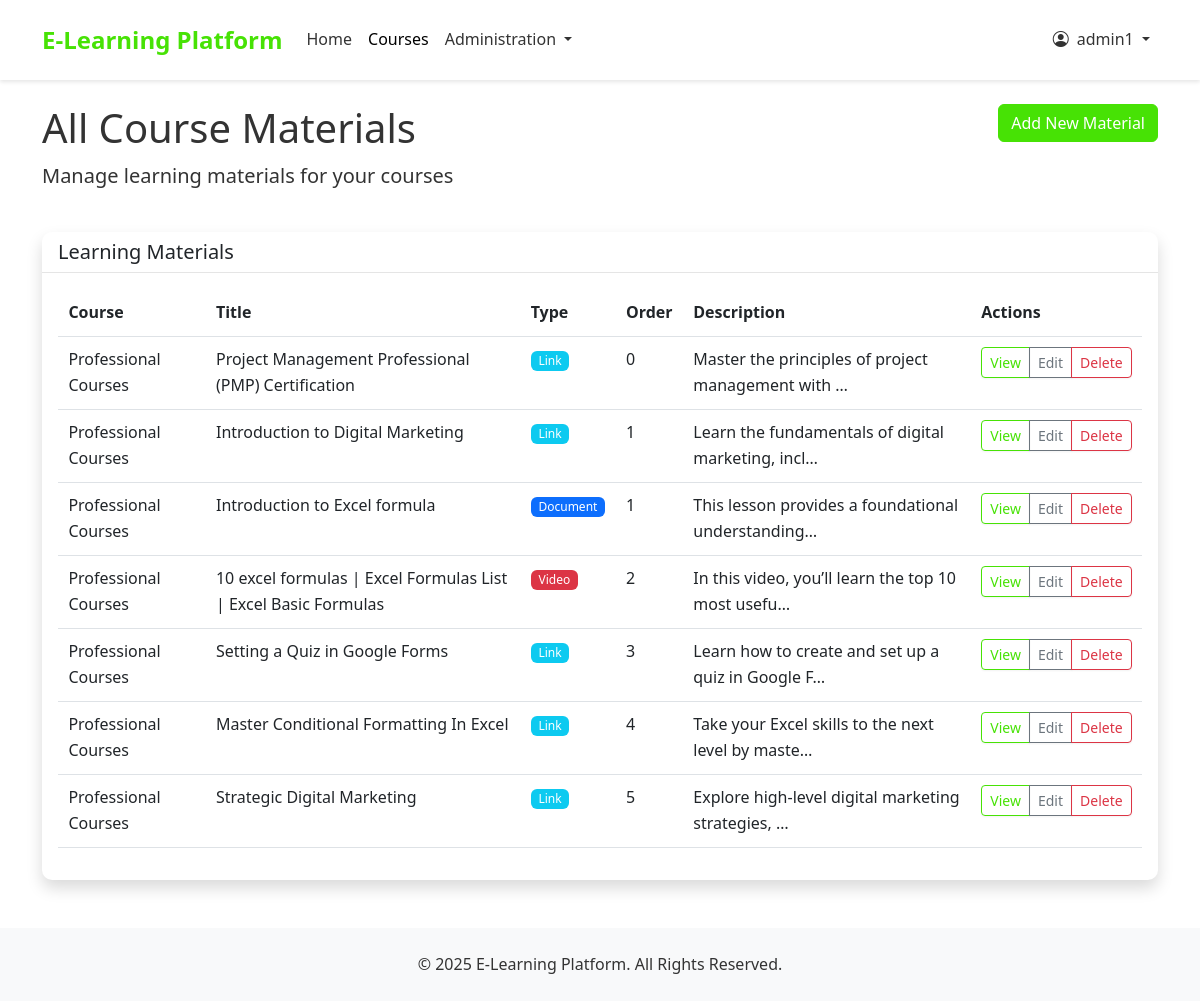
The page /courses/materials/ (signed in) on the database its author committed.
### accounts/models.py (models this page shows, shortened)
class User(AbstractUser):
    USER_TYPE_CHOICES = (
        ('student', 'Student'),
        ('teacher', 'Teacher'),
        ('admin', 'Admin'),
    )
    user_type = models.CharField(max_length=10, choices=USER_TYPE_CHOICES, default='student')
    phone_number = models.CharField(max_length=15, blank=True, null=True)
    is_active = models.BooleanField(default=True)
    created_at = models.DateTimeField(auto_now_add=True)
    updated_at = models.DateTimeField(auto_now=True)
    is_organization = models.BooleanField(default=False)
    company_name = models.CharField(max_length=255, blank=True, null=True)
    contact_person = models.CharField(max_length=255, blank=True, null=True)
    number_of_trainees = models.PositiveIntegerField(default=0)
    start_date = models.DateField(blank=True, null=True)
    end_date = models.DateField(blank=True, null=True)
    student_id = models.CharField(max_length=5, blank=True, null=True, unique=True)

### courses/models.py (models this page shows, shortened)
class CourseMaterial(models.Model):
    MATERIAL_TYPES = (
        ('document', 'Document'),
        ('video', 'Video'),
        ('image', 'Image'),
        ('link', 'External Link'),
    )
    course = models.ForeignKey(Course, on_delete=models.CASCADE, related_name='materials')
    title = models.CharField(max_length=200)
    description = models.TextField(blank=True, null=True)
    material_type = models.CharField(max_length=20, choices=MATERIAL_TYPES)
    file = models.FileField(upload_to='course_materials/', null=True, blank=True)
    external_url = models.URLField(null=True, blank=True)
    created_at = models.DateTimeField(auto_now_add=True)
    order = models.PositiveIntegerField(default=0)
    class Meta:
        ordering = ['order']

class Course(models.Model):
    title = models.CharField(max_length=200)
    slug = models.SlugField(max_length=200, unique=True, blank=True)
    description = models.TextField()
    overview = models.TextField(blank=True, null=True)
    placement_test_price = models.DecimalField(max_digits=6, decimal_places=2)
    is_active = models.BooleanField(default=True)
    created_at = models.DateTimeField(auto_now_add=True)
    updated_at = models.DateTimeField(auto_now=True)

### courses/views.py (the view, shortened to what this page needs)
# urls.py: path('materials/', views.material_list, name='material_list'),
@login_required
@user_passes_test(is_teacher_or_admin)
def material_list(request, course_id=None):
    if course_id:
        course = get_object_or_404(Course, id=course_id)
        materials = CourseMaterial.objects.filter(course=course).order_by('order', 'title')
        title = f"Materials for {course.title}"
    else:
        if request.user.is_staff or request.user.is_superuser:
            materials = CourseMaterial.objects.all().order_by('course__title', 'order', 'title')
        title = "All Course Materials"
        course = None
    context = {
        'materials': materials,
        'title': title,
        'course': course
    }
    return render(request, 'courses/material_list.html', context)

### courses/views.py (called while the page is built)
def is_teacher_or_admin(user):
    return user.user_type == 'teacher' or user.is_staff or user.is_superuser

### templates/courses/material_list.html (shortened to what this page needs)
{% extends 'base.html' %}
{% block content %}
<div class="row mb-4">
    <div class="col-md-8">
        <h1>{{ title }}</h1>
        <p class="lead">Manage learning materials for your courses</p>
    </div>
    <div class="col-md-4 text-end">
        {% if course %}
            <a href="{% url 'material_create_for_course' course.id %}" class="btn btn-primary">Add New Material</a>
            <a href="{% url 'teacher_course_management' course.slug %}" class="btn btn-outline-secondary">Back to Course</a>
        {% else %}
            <a href="{% url 'material_create' %}" class="btn btn-primary">Add New Material</a>
        {% endif %}
    </div>
</div>
<div class="row">
    <div class="col-12">
        <div class="card shadow">
            <div class="card-header bg-white">
                <h5 class="mb-0">Learning Materials</h5>
            </div>
            <div class="card-body">
                {% if materials %}
                    <div class="table-responsive">
                        <table class="table">
                            <thead>
                                <tr>
                                    {% if not course %}
                                        <th>Course</th>
                                    {% endif %}
                                    <th>Title</th>
                                    <th>Type</th>
                                    <th>Order</th>
                                    <th>Description</th>
                                    <th>Actions</th>
                                </tr>
                            </thead>
                            <tbody>
                                {% for material in materials %}
                                    <tr>
                                        {% if not course %}
                                            <td>{{ material.course.title }}</td>
                                        {% endif %}
                                        <td>{{ material.title }}</td>
                                        <td>
                                            <span class="badge
                                                {% if material.material_type == 'document' %}bg-primary
                                                {% elif material.material_type == 'video' %}bg-danger
                                                {% elif material.material_type == 'image' %}bg-success
                                                {% else %}bg-info{% endif %}">
                                                {{ material.material_type|title }}
                                            </span>
                                        </td>
                                        <td>{{ material.order }}</td>
                                        <td>{{ material.description|truncatechars:50 }}</td>
                                        <td>
                                            <div class="btn-group">
                                                {% if material.material_type == 'link' %}
                                                    <a href="{{ material.external_url }}" target="_blank" class="btn btn-sm btn-outline-primary">View</a>
                                                {% elif material.file %}
                                                    <a href="{{ material.file.url }}" target="_blank" class="btn btn-sm btn-outline-primary">View</a>
                                                {% endif %}
                                                <a href="{% url 'material_update' material.id %}" class="btn btn-sm btn-outline-secondary">Edit</a>
                                                <a href="{% url 'material_delete' material.id %}" class="btn btn-sm btn-outline-danger">Delete</a>
                                            </div>
                                        </td>
                                    </tr>
                                {% endfor %}
                            </tbody>
                        </table>
                    </div>
                {% endif %}
            </div>
        </div>
    </div>
</div>
{% endblock %}

### templates/base.html (shortened to what this page needs)
{% load static %}
<!DOCTYPE html>
<html lang="en">
<head>
    <link href="https://cdn.jsdelivr.net/npm/bootstrap@5.3.0-alpha1/dist/css/bootstrap.min.css" rel="stylesheet">
    <link rel="stylesheet" href="https://cdn.jsdelivr.net/npm/bootstrap-icons@1.10.0/font/bootstrap-icons.css">
    <link rel="stylesheet" href="{% static 'css/style.css' %}">
</head>
<body>
    <nav class="navbar navbar-expand-lg navbar-light sticky-top">
        <div class="container">
            <a class="navbar-brand" href="{% url 'home' %}">E-Learning Platform</a>
            <div class="collapse navbar-collapse" id="navbarNav">
                <ul class="navbar-nav me-auto">
                    <li class="nav-item">
                        <a class="nav-link {% if request.path == '/' %}active{% endif %}" href="{% url 'home' %}">Home</a>
                    </li>
                    <li class="nav-item">
                        <a class="nav-link {% if '/courses/' in request.path %}active{% endif %}" href="{% url 'course_list' %}">Courses</a>
                    </li>
                    {% if user.is_authenticated %}
                        {% if user.is_staff or user.is_superuser %}
                            <li class="nav-item dropdown">
                                <a class="nav-link dropdown-toggle" href="#" role="button" data-bs-toggle="dropdown">
                                    Administration
                                </a>
                            </li>
                        {% elif user.is_teacher %}
                            <li class="nav-item">
                                <a class="nav-link {% if '/events/' in request.path %}active{% endif %}" href="{% url 'view_events' %}">Events</a>
                            </li>
                        {% endif %}
                    {% endif %}
                </ul>
                <ul class="navbar-nav ms-auto">
                    {% if user.is_authenticated %}
                        <li class="nav-item dropdown">
                            <a class="nav-link dropdown-toggle" href="#" role="button" data-bs-toggle="dropdown">
                                <i class="bi bi-person-circle me-1"></i> {{ user.get_full_name|default:user.username }}
                            </a>
                        </li>
                    {% endif %}
                </ul>
            </div>
        </div>
    </nav>
    <main class="container mt-4">
        {% block content %}{% endblock %}
    </main>
    <footer class="footer">
        <div class="container text-center">
            <p class="mb-0">&copy; {% now "Y" %} E-Learning Platform. All Rights Reserved.</p>
        </div>
    </footer>
</body>
</html>

### static/css/style.css (style rules this page uses)
:root { --primary-color: #47e205; --secondary-color: #2e206d; --light-gray: #f8f9fa; --dark-gray: #6c757d; --white: #ffffff; }
body { font-family: 'Segoe UI', Tahoma, Geneva, Verdana, sans-serif; color: #333; line-height: 1.6; }
a { color: var(--primary-color); text-decoration: none; }
.btn-primary { background-color: var(--primary-color); border-color: var(--primary-color); }
.btn-outline-primary { color: var(--primary-color); border-color: var(--primary-color); }
.card { border-radius: 10px; border: none; box-shadow: 0 4px 6px rgba(0, 0, 0, 0.1); transition: transform 0.3s ease, box-shadow 0.3s ease; }
.card-header { border-radius: 10px 10px 0 0 !important; background-color: white; border-bottom: 1px solid rgba(0, 0, 0, 0.1); }
.badge { font-weight: 500; }
.navbar { padding: 1rem 0; }
.navbar-brand { font-size: 1.5rem; font-weight: bold; }
.footer { background-color: var(--light-gray); padding: 1.5rem 0; margin-top: 3rem; }
.btn-group .btn { box-shadow: 0 1px 2px rgba(0, 0, 0, 0.05); }
.table td, .table th { padding: 0.65rem; }

### templates/base.html (style rules this page uses)
:root { --primary-color: #47e205; --secondary-color: #2e206d; }
.btn-primary { background-color: var(--primary-color); border-color: var(--primary-color); }
.navbar { background-color: white; box-shadow: 0 2px 4px rgba(0, 0, 0, 0.1); }
.navbar-brand { color: var(--primary-color); font-weight: bold; }
.nav-link { color: #333; }
footer { background-color: #f8f9fa; padding: 20px 0; margin-top: 50px; }

### rows shown on the page
User: get_full_name "admin1"
CourseMaterial: course "Professional Courses", title "Project Management Professional (PMP) Certification", material_type "Link", order "0", description "Master the principles of project management with …"
CourseMaterial: course "Professional Courses", title "Introduction to Digital Marketing", material_type "Link", order "1", description "Learn the fundamentals of digital marketing, incl…"
CourseMaterial: course "Professional Courses", title "Introduction to Excel formula", material_type "Document", order "1", description "This lesson provides a foundational understanding…"
CourseMaterial: course "Professional Courses", title "10 excel formulas | Excel Formulas List | Excel Basic Formulas", material_type "Video", order "2", description "In this video, you’ll learn the top 10 most usefu…"
CourseMaterial: course "Professional Courses", title "Setting a Quiz in Google Forms", material_type "Link", order "3", description "Learn how to create and set up a quiz in Google F…"
CourseMaterial: course "Professional Courses", title "Master Conditional Formatting In Excel", material_type "Link", order "4", description "Take your Excel skills to the next level by maste…"
CourseMaterial: course "Professional Courses", title "Strategic Digital Marketing", material_type "Link", order "5", description "Explore high-level digital marketing strategies, …"

### other values the page prints
{{ title }} "All Course Materials"
